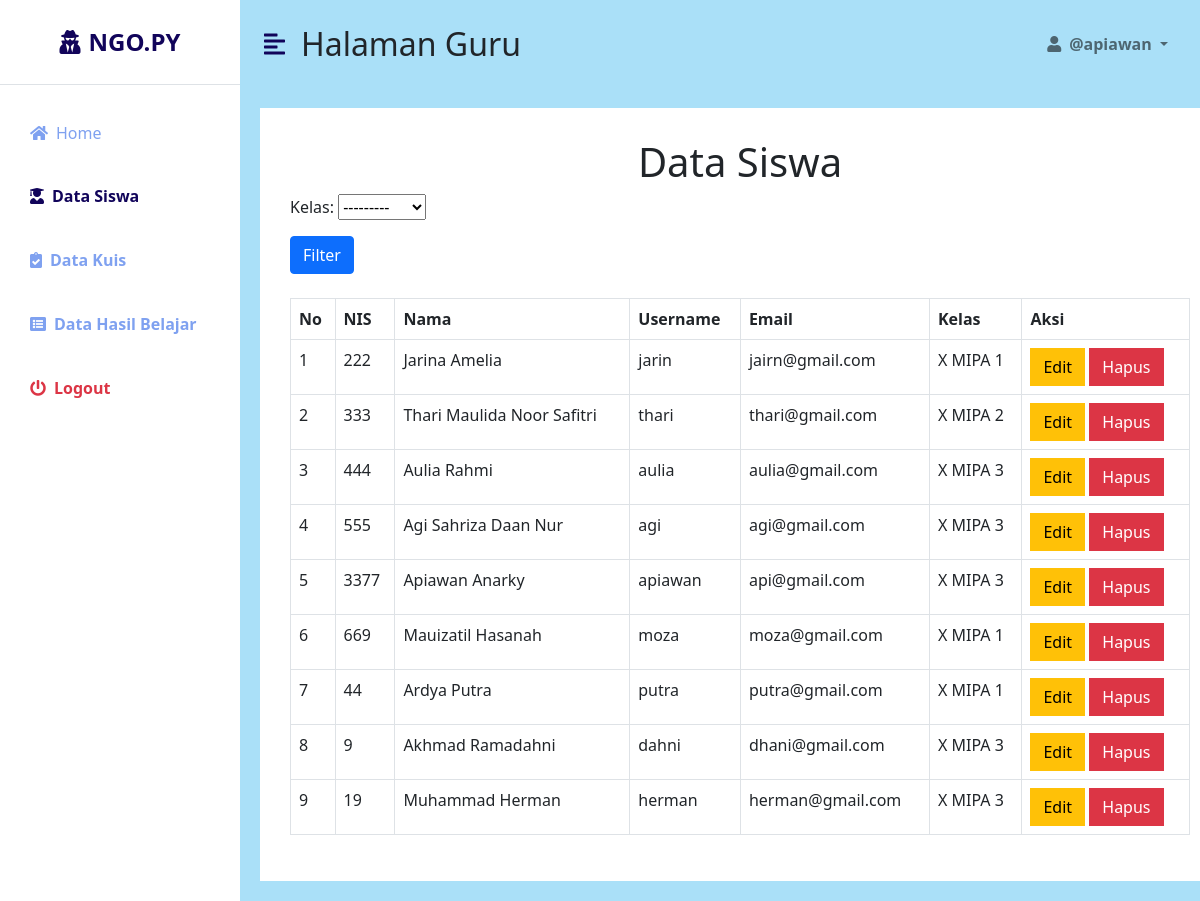
The page /akun/data_siswa (signed in) on the database its author committed.
### akun/models.py (models this page shows)
class User(AbstractUser):
    is_guru = models.BooleanField(default=False)
    is_siswa = models.BooleanField(default=False)
    first_name = models.CharField(max_length=100)
    last_name = models.CharField(max_length=100)

class Siswa(models.Model):
    OPSI_KELAS = [
        ('X MIPA 1', 'X MIPA 1'),
        ('X MIPA 2', 'X MIPA 2'),
        ('X MIPA 3', 'X MIPA 3'),
    ]
    user = models.OneToOneField(User, on_delete = models.CASCADE, primary_key = True)
    nis = models.CharField(max_length=20, unique = True)
    email = models.EmailField(unique=True)
    kelas = models.CharField(max_length=20,  choices=OPSI_KELAS)
    progres = models.IntegerField(default=0)
    def __str__(self):
        return self.user.username

### akun/views.py (the view)
# urls.py: path('data_siswa', views.data_siswa, name='data_siswa'),
@login_required(login_url='login_guru')
def data_siswa(request):
    siswa_instances = Siswa.objects.all()
    siswa_filter = SiswaFilter(request.GET, queryset=siswa_instances)
    for siswa in siswa_filter.qs:
        print(siswa)
    return render(request, 'guru/data_siswa.html', {'siswa_filter': siswa_filter})

### templates/guru/data_siswa.html (shortened to what this page needs)
{% load static %}
<!DOCTYPE html>
<html lang="en">
<head>
    <link href="https://cdn.jsdelivr.net/npm/bootstrap@5.0.0-beta3/dist/css/bootstrap.min.css" rel="stylesheet" />
    <link rel="stylesheet" href="https://cdnjs.cloudflare.com/ajax/libs/font-awesome/5.15.3/css/all.min.css" />
    <link rel="stylesheet" href="{% static 'css/style.css' %}">
</head>
<body>
    <div class="d-flex" id="wrapper">
        <div class="bg-white" id="sidebar-wrapper">
            <div class="sidebar-heading text-center py-4 primary-text fs-4 fw-bold text-uppercase border-bottom"><i
                    class="fas fa-user-secret me-2"></i>Ngo.py</div>
            <div class="list-group list-group-flush my-3">
                <a href="{% url 'home_guru' %}" class="list-group-item list-group-item-action bg-transparent second-text"><i
                        class="fas fa-home me-2"></i>Home </a>
                <a href="{% url 'data_siswa' %}" class="list-group-item list-group-item-action bg-transparent second-text fw-bold active"><i
                        class="fas fa-user-graduate me-2"></i>Data Siswa</a>
                <a href="{% url 'data_kuis' %}" class="list-group-item list-group-item-action bg-transparent second-text fw-bold"><i
                        class="fas fa-clipboard-check me-2"></i>Data Kuis</a>
                <a href="{% url 'data_hasil_belajar' %}" class="list-group-item list-group-item-action bg-transparent second-text fw-bold"><i
                        class="fas fa-list-alt me-2"></i>Data Hasil Belajar</a>
                <a href="{% url 'logout' %}" class="list-group-item list-group-item-action bg-transparent text-danger fw-bold"><i
                        class="fas fa-power-off me-2"></i>Logout</a>
            </div>
        </div>
        <div id="page-content-wrapper">
            <nav class="navbar navbar-expand-lg navbar-light bg-transparent py-4 px-4">
                <div class="d-flex align-items-center">
                    <i class="fas fa-align-left primary-text fs-4 me-3" id="menu-toggle"></i>
                    <h2 class="fs-2 m-0">Halaman Guru</h2>
                </div>
                <div class="collapse navbar-collapse" id="navbarSupportedContent">
                    <ul class="navbar-nav ms-auto mb-2 mb-lg-0">
                        <li class="nav-item dropdown">
                            <a class="nav-link dropdown-toggle second-text fw-bold" href="#" id="navbarDropdown"
                                role="button" data-bs-toggle="dropdown" aria-expanded="false">
                                <i class="fas fa-user me-2"></i>@{{user.username}}
                            </a>
                        </li>
                    </ul>
                </div>
            </nav>
            <div class="container-fluid" style="background-color:white; min-height:500px; margin:20px; max-width:68rem; padding:30px;">
              <h1 align ="center">Data Siswa</h1>
              <form method="get" action="{% url 'data_siswa'%}">
                {{ siswa_filter.form.as_p }}
                <button  class= "btn btn-primary" type="submit">Filter</button>
            </form>
            <br>
              <table class="table table-hover table-bordered" id="dev-table">
                <thead>
                  <tr>
                    <th>No</th>
                    <th>NIS</th>
                    <th>Nama</th>
                    <th>Username</th>
                    <th>Email</th>
                    <th>Kelas</th>
                    <th>Aksi</th>
                  </tr>
                </thead>
                <tbody>
                    {% for siswa in siswa_filter.qs %}
                    <tr>
                        <td>{{ forloop.counter }}</td>
                        <td>{{ siswa.nis }}</td>
                        <td>{{ siswa.user.get_full_name }}</td>
                        <td>{{ siswa.user.username }} </td>
                        <td>{{ siswa.email }}</td>
                        <td>{{ siswa.kelas }}</td>
                        <td><a class="btn btn-warning btn-xs" style="border-radius: 0%;" href="{% url 'edit_siswa' siswa.pk %}">Edit</a>
                            <a class="btn btn-danger btn-xs" style="border-radius: 0%;" href="{% url 'hapus_siswa' siswa.pk %}">Hapus</a></td>
                    </tr>
                {% endfor %}
               </tbody>
                </table>
              </div>
            </div>
        </div>
</body>
</html>

### static/css/style.css (style rules this page uses)
:root { --main-bg-color: #00146e; --main-text-color: #11045a; --second-text-color: #7fa1f0; --second-bg-color: #001d2b; }
.primary-text { color: var(--main-text-color); }
.second-text { color: var(--second-text-color); }
#wrapper { overflow-x: hidden; background-color: #aae0f8; }
#sidebar-wrapper { min-height: 100vh; margin-left: -15rem; -webkit-transition: margin 0.25s ease-out; -moz-transition: margin 0.25s ease-out; -o-transition: margin 0.25s ease-out; transition: margin 0.25s ease-out; }
#sidebar-wrapper .sidebar-heading { padding: 0.875rem 1.25rem; font-size: 1.2rem; }
#sidebar-wrapper .list-group { width: 15rem; }
#page-content-wrapper { min-width: 100vw; }
#menu-toggle { cursor: pointer; }
.list-group-item { border: none; padding: 20px 30px; }
.container-fluid { background-color:rgb(255, 255, 255); min-height:500px; margin:20px; max-width:68rem; padding:30px; }
.list-group-item.active { background-color: transparent; color: var(--main-text-color); font-weight: bold; border: none; }
@media (min-width: 768px) { #sidebar-wrapper { margin-left: 0; } }
@media (min-width: 768px) { #page-content-wrapper { min-width: 0; width: 100%; } }

### rows shown on the page
User: username "apiawan"
Siswa: nis "222", user.get_full_name "Jarina Amelia", user.username "jarin", email "jairn@gmail.com", kelas "X MIPA 1"
Siswa: nis "333", user.get_full_name "Thari Maulida Noor Safitri", user.username "thari", email "thari@gmail.com", kelas "X MIPA 2"
Siswa: nis "444", user.get_full_name "Aulia Rahmi", user.username "aulia", email "aulia@gmail.com", kelas "X MIPA 3"
Siswa: nis "555", user.get_full_name "Agi Sahriza Daan Nur", user.username "agi", email "agi@gmail.com", kelas "X MIPA 3"
Siswa: nis "3377", user.get_full_name "Apiawan Anarky", user.username "apiawan", email "api@gmail.com", kelas "X MIPA 3"
Siswa: nis "669", user.get_full_name "Mauizatil Hasanah", user.username "moza", email "moza@gmail.com", kelas "X MIPA 1"
Siswa: nis "44", user.get_full_name "Ardya Putra", user.username "putra", email "putra@gmail.com", kelas "X MIPA 1"
Siswa: nis "9", user.get_full_name "Akhmad Ramadahni", user.username "dahni", email "dhani@gmail.com", kelas "X MIPA 3"
Siswa: nis "19", user.get_full_name "Muhammad Herman", user.username "herman", email "herman@gmail.com", kelas "X MIPA 3"
